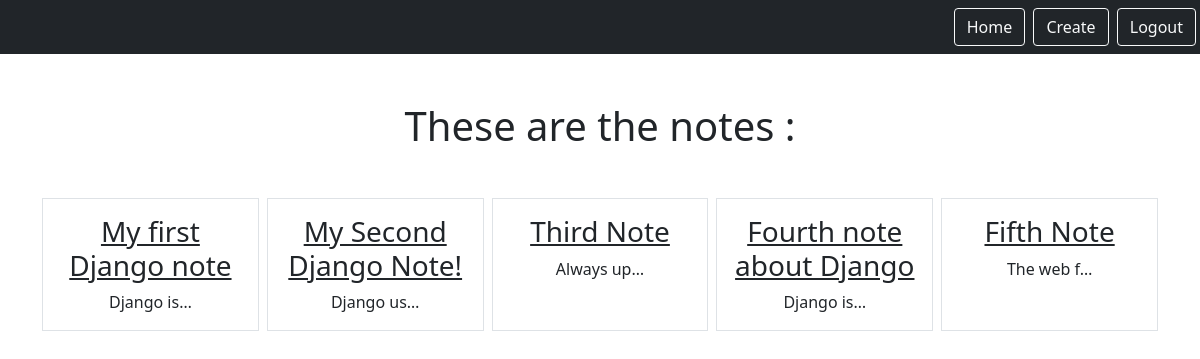
Page /smart/notes (signed in) on the committed database.
### notes/models.py (models this page shows)
class Notes(models.Model):
    title = models.CharField(max_length=200)
    text = models.TextField()
    created = models.DateTimeField(auto_now_add=True)
    likes = models.PositiveIntegerField(default=0)
    user = models.ForeignKey(User, on_delete=models.CASCADE, related_name="notes")
    is_public = models.BooleanField(default=False)

### notes/views.py (the view)
# urls.py: path('notes', views.NotesListView.as_view(), name = "notes.list"),
class NotesListView(LoginRequiredMixin, ListView):
    model = Notes
    context_object_name = "notes"
    template_name = "notes/notes_list.html"
    login_url = '/admin'
    def get_queryset(self):
        return self.request.user.notes.all()

### notes/templates/notes/notes_list.html (shortened to what this page needs)
{% extends "base.html" %}
{% block content %}
    <h1 class="my-5"> These are the notes : </h1>
    <div class="row row=cols3 g-2">
        {% for note in notes %}
        <div class="col" >
            <div class="p-3 border h-100">
                <a href="{% url 'notes.detail' pk=note.id %}" class="text-dark text-decoration-non">
                    <h3>{{note.title}}</h3>
                </a>
                {{note.text|truncatechars:10}}
            </div>
        </div>
        {% endfor %}
    </div>
{% endblock %}

### rows in the picture
Notes: title "My first Django note", text "Django is…"
Notes: title "My Second Django Note!", text "Django us…"
Notes: title "Third Note", text "Always up…"
Notes: title "Fourth note about Django", text "Django is…"
Notes: title "Fifth Note", text "The web f…"
